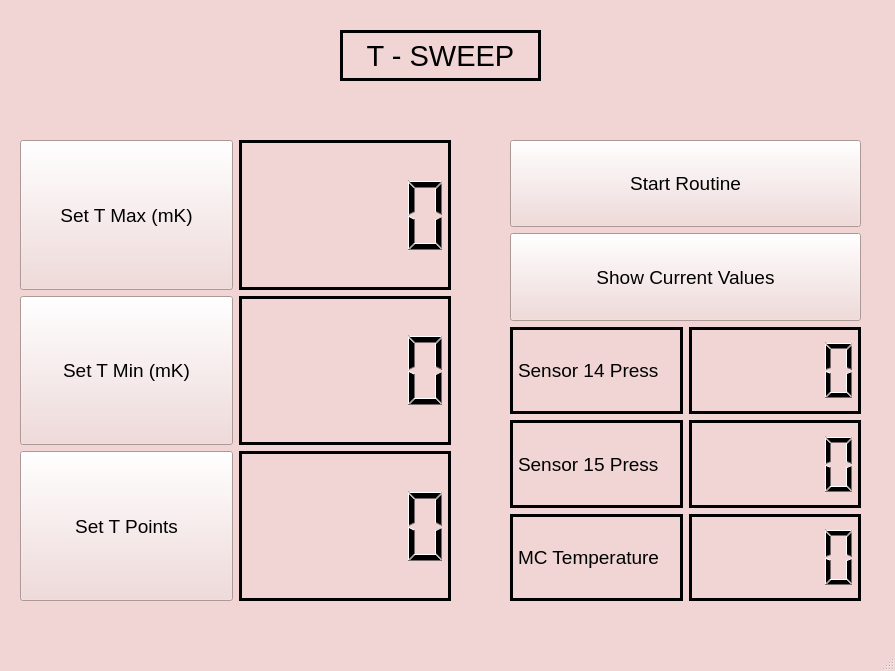
<?xml version="1.0" encoding="UTF-8"?>
<ui version="4.0">
 <class>MainWindow</class>
 <widget class="QMainWindow" name="MainWindow">
  <property name="geometry">
   <rect>
    <x>0</x>
    <y>0</y>
    <width>895</width>
    <height>671</height>
   </rect>
  </property>
  <property name="palette">
   <palette>
    <active>
     <colorrole role="WindowText">
      <brush brushstyle="SolidPattern">
       <color alpha="255">
        <red>0</red>
        <green>0</green>
        <blue>0</blue>
       </color>
      </brush>
     </colorrole>
     <colorrole role="Button">
      <brush brushstyle="SolidPattern">
       <color alpha="255">
        <red>240</red>
        <green>213</green>
        <blue>212</blue>
       </color>
      </brush>
     </colorrole>
     <colorrole role="Light">
      <brush brushstyle="SolidPattern">
       <color alpha="255">
        <red>255</red>
        <green>255</green>
        <blue>255</blue>
       </color>
      </brush>
     </colorrole>
     <colorrole role="Midlight">
      <brush brushstyle="SolidPattern">
       <color alpha="255">
        <red>247</red>
        <green>234</green>
        <blue>233</blue>
       </color>
      </brush>
     </colorrole>
     <colorrole role="Dark">
      <brush brushstyle="SolidPattern">
       <color alpha="255">
        <red>120</red>
        <green>106</green>
        <blue>106</blue>
       </color>
      </brush>
     </colorrole>
     <colorrole role="Mid">
      <brush brushstyle="SolidPattern">
       <color alpha="255">
        <red>160</red>
        <green>142</green>
        <blue>141</blue>
       </color>
      </brush>
     </colorrole>
     <colorrole role="Text">
      <brush brushstyle="SolidPattern">
       <color alpha="255">
        <red>0</red>
        <green>0</green>
        <blue>0</blue>
       </color>
      </brush>
     </colorrole>
     <colorrole role="BrightText">
      <brush brushstyle="SolidPattern">
       <color alpha="255">
        <red>255</red>
        <green>255</green>
        <blue>255</blue>
       </color>
      </brush>
     </colorrole>
     <colorrole role="ButtonText">
      <brush brushstyle="SolidPattern">
       <color alpha="255">
        <red>0</red>
        <green>0</green>
        <blue>0</blue>
       </color>
      </brush>
     </colorrole>
     <colorrole role="Base">
      <brush brushstyle="SolidPattern">
       <color alpha="255">
        <red>255</red>
        <green>255</green>
        <blue>255</blue>
       </color>
      </brush>
     </colorrole>
     <colorrole role="Window">
      <brush brushstyle="SolidPattern">
       <color alpha="255">
        <red>240</red>
        <green>213</green>
        <blue>212</blue>
       </color>
      </brush>
     </colorrole>
     <colorrole role="Shadow">
      <brush brushstyle="SolidPattern">
       <color alpha="255">
        <red>0</red>
        <green>0</green>
        <blue>0</blue>
       </color>
      </brush>
     </colorrole>
     <colorrole role="AlternateBase">
      <brush brushstyle="SolidPattern">
       <color alpha="255">
        <red>247</red>
        <green>234</green>
        <blue>233</blue>
       </color>
      </brush>
     </colorrole>
     <colorrole role="ToolTipBase">
      <brush brushstyle="SolidPattern">
       <color alpha="255">
        <red>255</red>
        <green>255</green>
        <blue>220</blue>
       </color>
      </brush>
     </colorrole>
     <colorrole role="ToolTipText">
      <brush brushstyle="SolidPattern">
       <color alpha="255">
        <red>0</red>
        <green>0</green>
        <blue>0</blue>
       </color>
      </brush>
     </colorrole>
    </active>
    <inactive>
     <colorrole role="WindowText">
      <brush brushstyle="SolidPattern">
       <color alpha="255">
        <red>0</red>
        <green>0</green>
        <blue>0</blue>
       </color>
      </brush>
     </colorrole>
     <colorrole role="Button">
      <brush brushstyle="SolidPattern">
       <color alpha="255">
        <red>240</red>
        <green>213</green>
        <blue>212</blue>
       </color>
      </brush>
     </colorrole>
     <colorrole role="Light">
      <brush brushstyle="SolidPattern">
       <color alpha="255">
        <red>255</red>
        <green>255</green>
        <blue>255</blue>
       </color>
      </brush>
     </colorrole>
     <colorrole role="Midlight">
      <brush brushstyle="SolidPattern">
       <color alpha="255">
        <red>247</red>
        <green>234</green>
        <blue>233</blue>
       </color>
      </brush>
     </colorrole>
     <colorrole role="Dark">
      <brush brushstyle="SolidPattern">
       <color alpha="255">
        <red>120</red>
        <green>106</green>
        <blue>106</blue>
       </color>
      </brush>
     </colorrole>
     <colorrole role="Mid">
      <brush brushstyle="SolidPattern">
       <color alpha="255">
        <red>160</red>
        <green>142</green>
        <blue>141</blue>
       </color>
      </brush>
     </colorrole>
     <colorrole role="Text">
      <brush brushstyle="SolidPattern">
       <color alpha="255">
        <red>0</red>
        <green>0</green>
        <blue>0</blue>
       </color>
      </brush>
     </colorrole>
     <colorrole role="BrightText">
      <brush brushstyle="SolidPattern">
       <color alpha="255">
        <red>255</red>
        <green>255</green>
        <blue>255</blue>
       </color>
      </brush>
     </colorrole>
     <colorrole role="ButtonText">
      <brush brushstyle="SolidPattern">
       <color alpha="255">
        <red>0</red>
        <green>0</green>
        <blue>0</blue>
       </color>
      </brush>
     </colorrole>
     <colorrole role="Base">
      <brush brushstyle="SolidPattern">
       <color alpha="255">
        <red>255</red>
        <green>255</green>
        <blue>255</blue>
       </color>
      </brush>
     </colorrole>
     <colorrole role="Window">
      <brush brushstyle="SolidPattern">
       <color alpha="255">
        <red>240</red>
        <green>213</green>
        <blue>212</blue>
       </color>
      </brush>
     </colorrole>
     <colorrole role="Shadow">
      <brush brushstyle="SolidPattern">
       <color alpha="255">
        <red>0</red>
        <green>0</green>
        <blue>0</blue>
       </color>
      </brush>
     </colorrole>
     <colorrole role="AlternateBase">
      <brush brushstyle="SolidPattern">
       <color alpha="255">
        <red>247</red>
        <green>234</green>
        <blue>233</blue>
       </color>
      </brush>
     </colorrole>
     <colorrole role="ToolTipBase">
      <brush brushstyle="SolidPattern">
       <color alpha="255">
        <red>255</red>
        <green>255</green>
        <blue>220</blue>
       </color>
      </brush>
     </colorrole>
     <colorrole role="ToolTipText">
      <brush brushstyle="SolidPattern">
       <color alpha="255">
        <red>0</red>
        <green>0</green>
        <blue>0</blue>
       </color>
      </brush>
     </colorrole>
    </inactive>
    <disabled>
     <colorrole role="WindowText">
      <brush brushstyle="SolidPattern">
       <color alpha="255">
        <red>120</red>
        <green>106</green>
        <blue>106</blue>
       </color>
      </brush>
     </colorrole>
     <colorrole role="Button">
      <brush brushstyle="SolidPattern">
       <color alpha="255">
        <red>240</red>
        <green>213</green>
        <blue>212</blue>
       </color>
      </brush>
     </colorrole>
     <colorrole role="Light">
      <brush brushstyle="SolidPattern">
       <color alpha="255">
        <red>255</red>
        <green>255</green>
        <blue>255</blue>
       </color>
      </brush>
     </colorrole>
     <colorrole role="Midlight">
      <brush brushstyle="SolidPattern">
       <color alpha="255">
        <red>247</red>
        <green>234</green>
        <blue>233</blue>
       </color>
      </brush>
     </colorrole>
     <colorrole role="Dark">
      <brush brushstyle="SolidPattern">
       <color alpha="255">
        <red>120</red>
        <green>106</green>
        <blue>106</blue>
       </color>
      </brush>
     </colorrole>
     <colorrole role="Mid">
      <brush brushstyle="SolidPattern">
       <color alpha="255">
        <red>160</red>
        <green>142</green>
        <blue>141</blue>
       </color>
      </brush>
     </colorrole>
     <colorrole role="Text">
      <brush brushstyle="SolidPattern">
       <color alpha="255">
        <red>120</red>
        <green>106</green>
        <blue>106</blue>
       </color>
      </brush>
     </colorrole>
     <colorrole role="BrightText">
      <brush brushstyle="SolidPattern">
       <color alpha="255">
        <red>255</red>
        <green>255</green>
        <blue>255</blue>
       </color>
      </brush>
     </colorrole>
     <colorrole role="ButtonText">
      <brush brushstyle="SolidPattern">
       <color alpha="255">
        <red>120</red>
        <green>106</green>
        <blue>106</blue>
       </color>
      </brush>
     </colorrole>
     <colorrole role="Base">
      <brush brushstyle="SolidPattern">
       <color alpha="255">
        <red>240</red>
        <green>213</green>
        <blue>212</blue>
       </color>
      </brush>
     </colorrole>
     <colorrole role="Window">
      <brush brushstyle="SolidPattern">
       <color alpha="255">
        <red>240</red>
        <green>213</green>
        <blue>212</blue>
       </color>
      </brush>
     </colorrole>
     <colorrole role="Shadow">
      <brush brushstyle="SolidPattern">
       <color alpha="255">
        <red>0</red>
        <green>0</green>
        <blue>0</blue>
       </color>
      </brush>
     </colorrole>
     <colorrole role="AlternateBase">
      <brush brushstyle="SolidPattern">
       <color alpha="255">
        <red>240</red>
        <green>213</green>
        <blue>212</blue>
       </color>
      </brush>
     </colorrole>
     <colorrole role="ToolTipBase">
      <brush brushstyle="SolidPattern">
       <color alpha="255">
        <red>255</red>
        <green>255</green>
        <blue>220</blue>
       </color>
      </brush>
     </colorrole>
     <colorrole role="ToolTipText">
      <brush brushstyle="SolidPattern">
       <color alpha="255">
        <red>0</red>
        <green>0</green>
        <blue>0</blue>
       </color>
      </brush>
     </colorrole>
    </disabled>
   </palette>
  </property>
  <property name="windowTitle">
   <string>MainWindow</string>
  </property>
  <widget class="QWidget" name="centralwidget">
   <widget class="QWidget" name="gridLayoutWidget">
    <property name="geometry">
     <rect>
      <x>20</x>
      <y>140</y>
      <width>431</width>
      <height>461</height>
     </rect>
    </property>
    <layout class="QGridLayout" name="gridLayout">
     <item row="2" column="0">
      <widget class="QPushButton" name="T_points_pushButton">
       <property name="sizePolicy">
        <sizepolicy hsizetype="Expanding" vsizetype="Expanding">
         <horstretch>0</horstretch>
         <verstretch>0</verstretch>
        </sizepolicy>
       </property>
       <property name="font">
        <font>
         <pointsize>14</pointsize>
        </font>
       </property>
       <property name="text">
        <string>Set T Points</string>
       </property>
      </widget>
     </item>
     <item row="1" column="0">
      <widget class="QPushButton" name="T_min_pushButton">
       <property name="sizePolicy">
        <sizepolicy hsizetype="Expanding" vsizetype="Expanding">
         <horstretch>0</horstretch>
         <verstretch>0</verstretch>
        </sizepolicy>
       </property>
       <property name="font">
        <font>
         <pointsize>14</pointsize>
        </font>
       </property>
       <property name="text">
        <string>Set T Min (mK)</string>
       </property>
      </widget>
     </item>
     <item row="0" column="0">
      <widget class="QPushButton" name="T_max_pushButton">
       <property name="sizePolicy">
        <sizepolicy hsizetype="Expanding" vsizetype="Expanding">
         <horstretch>0</horstretch>
         <verstretch>0</verstretch>
        </sizepolicy>
       </property>
       <property name="font">
        <font>
         <pointsize>14</pointsize>
        </font>
       </property>
       <property name="cursor">
        <cursorShape>ArrowCursor</cursorShape>
       </property>
       <property name="text">
        <string>Set T Max (mK)</string>
       </property>
      </widget>
     </item>
     <item row="0" column="1">
      <widget class="QLCDNumber" name="T_MAX_lcd">
       <property name="sizePolicy">
        <sizepolicy hsizetype="Expanding" vsizetype="Expanding">
         <horstretch>0</horstretch>
         <verstretch>0</verstretch>
        </sizepolicy>
       </property>
       <property name="frameShadow">
        <enum>QFrame::Plain</enum>
       </property>
       <property name="lineWidth">
        <number>3</number>
       </property>
      </widget>
     </item>
     <item row="2" column="1">
      <widget class="QLCDNumber" name="T_Points_lcd">
       <property name="sizePolicy">
        <sizepolicy hsizetype="Expanding" vsizetype="Expanding">
         <horstretch>0</horstretch>
         <verstretch>0</verstretch>
        </sizepolicy>
       </property>
       <property name="frameShadow">
        <enum>QFrame::Plain</enum>
       </property>
       <property name="lineWidth">
        <number>3</number>
       </property>
      </widget>
     </item>
     <item row="1" column="1">
      <widget class="QLCDNumber" name="T_MIN_lcd">
       <property name="sizePolicy">
        <sizepolicy hsizetype="Expanding" vsizetype="Expanding">
         <horstretch>0</horstretch>
         <verstretch>0</verstretch>
        </sizepolicy>
       </property>
       <property name="frameShadow">
        <enum>QFrame::Plain</enum>
       </property>
       <property name="lineWidth">
        <number>3</number>
       </property>
      </widget>
     </item>
    </layout>
   </widget>
   <widget class="QWidget" name="gridLayoutWidget_2">
    <property name="geometry">
     <rect>
      <x>510</x>
      <y>140</y>
      <width>351</width>
      <height>461</height>
     </rect>
    </property>
    <layout class="QGridLayout" name="gridLayout_2">
     <item row="2" column="0">
      <widget class="QLabel" name="label">
       <property name="sizePolicy">
        <sizepolicy hsizetype="Expanding" vsizetype="Expanding">
         <horstretch>0</horstretch>
         <verstretch>0</verstretch>
        </sizepolicy>
       </property>
       <property name="font">
        <font>
         <pointsize>14</pointsize>
        </font>
       </property>
       <property name="frameShape">
        <enum>QFrame::Box</enum>
       </property>
       <property name="lineWidth">
        <number>3</number>
       </property>
       <property name="text">
        <string>Sensor 14 Press</string>
       </property>
      </widget>
     </item>
     <item row="4" column="0">
      <widget class="QLabel" name="label_2">
       <property name="sizePolicy">
        <sizepolicy hsizetype="Expanding" vsizetype="Expanding">
         <horstretch>0</horstretch>
         <verstretch>0</verstretch>
        </sizepolicy>
       </property>
       <property name="font">
        <font>
         <pointsize>14</pointsize>
        </font>
       </property>
       <property name="frameShape">
        <enum>QFrame::Box</enum>
       </property>
       <property name="lineWidth">
        <number>3</number>
       </property>
       <property name="text">
        <string>MC Temperature</string>
       </property>
      </widget>
     </item>
     <item row="0" column="0" colspan="2">
      <widget class="QPushButton" name="Routine_pushButton">
       <property name="sizePolicy">
        <sizepolicy hsizetype="Expanding" vsizetype="Expanding">
         <horstretch>0</horstretch>
         <verstretch>0</verstretch>
        </sizepolicy>
       </property>
       <property name="font">
        <font>
         <pointsize>14</pointsize>
        </font>
       </property>
       <property name="text">
        <string>Start Routine</string>
       </property>
      </widget>
     </item>
     <item row="4" column="1">
      <widget class="QLCDNumber" name="MCTEMP_lcd">
       <property name="sizePolicy">
        <sizepolicy hsizetype="Expanding" vsizetype="Expanding">
         <horstretch>0</horstretch>
         <verstretch>0</verstretch>
        </sizepolicy>
       </property>
       <property name="frameShadow">
        <enum>QFrame::Plain</enum>
       </property>
       <property name="lineWidth">
        <number>3</number>
       </property>
      </widget>
     </item>
     <item row="3" column="0">
      <widget class="QLabel" name="label_4">
       <property name="sizePolicy">
        <sizepolicy hsizetype="Expanding" vsizetype="Expanding">
         <horstretch>0</horstretch>
         <verstretch>0</verstretch>
        </sizepolicy>
       </property>
       <property name="font">
        <font>
         <pointsize>14</pointsize>
        </font>
       </property>
       <property name="frameShape">
        <enum>QFrame::Box</enum>
       </property>
       <property name="lineWidth">
        <number>3</number>
       </property>
       <property name="text">
        <string>Sensor 15 Press</string>
       </property>
      </widget>
     </item>
     <item row="2" column="1">
      <widget class="QLCDNumber" name="KPOTPRESS_lcd">
       <property name="sizePolicy">
        <sizepolicy hsizetype="Expanding" vsizetype="Expanding">
         <horstretch>0</horstretch>
         <verstretch>0</verstretch>
        </sizepolicy>
       </property>
       <property name="frameShadow">
        <enum>QFrame::Plain</enum>
       </property>
       <property name="lineWidth">
        <number>3</number>
       </property>
      </widget>
     </item>
     <item row="3" column="1">
      <widget class="QLCDNumber" name="KPOTPRESS2_lcd">
       <property name="sizePolicy">
        <sizepolicy hsizetype="Expanding" vsizetype="Expanding">
         <horstretch>0</horstretch>
         <verstretch>0</verstretch>
        </sizepolicy>
       </property>
       <property name="frameShadow">
        <enum>QFrame::Plain</enum>
       </property>
       <property name="lineWidth">
        <number>3</number>
       </property>
      </widget>
     </item>
     <item row="1" column="0" colspan="2">
      <widget class="QPushButton" name="Routine_pushButton_2">
       <property name="sizePolicy">
        <sizepolicy hsizetype="Expanding" vsizetype="Expanding">
         <horstretch>0</horstretch>
         <verstretch>0</verstretch>
        </sizepolicy>
       </property>
       <property name="font">
        <font>
         <pointsize>14</pointsize>
        </font>
       </property>
       <property name="text">
        <string>Show Current Values</string>
       </property>
      </widget>
     </item>
    </layout>
   </widget>
   <widget class="QLabel" name="label_3">
    <property name="geometry">
     <rect>
      <x>340</x>
      <y>30</y>
      <width>201</width>
      <height>51</height>
     </rect>
    </property>
    <property name="sizePolicy">
     <sizepolicy hsizetype="Expanding" vsizetype="Expanding">
      <horstretch>0</horstretch>
      <verstretch>0</verstretch>
     </sizepolicy>
    </property>
    <property name="font">
     <font>
      <pointsize>22</pointsize>
     </font>
    </property>
    <property name="frameShape">
     <enum>QFrame::Box</enum>
    </property>
    <property name="lineWidth">
     <number>3</number>
    </property>
    <property name="text">
     <string>T - SWEEP</string>
    </property>
    <property name="alignment">
     <set>Qt::AlignCenter</set>
    </property>
   </widget>
  </widget>
  <widget class="QMenuBar" name="menubar">
   <property name="geometry">
    <rect>
     <x>0</x>
     <y>0</y>
     <width>895</width>
     <height>21</height>
    </rect>
   </property>
  </widget>
  <widget class="QStatusBar" name="statusbar"/>
 </widget>
 <resources/>
 <connections/>
</ui>
